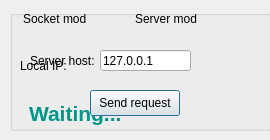
<?xml version="1.0" encoding="UTF-8"?>
<ui version="4.0">
 <class>Begin</class>
 <widget class="QDialog" name="Begin">
  <property name="geometry">
   <rect>
    <x>0</x>
    <y>0</y>
    <width>270</width>
    <height>140</height>
   </rect>
  </property>
  <property name="minimumSize">
   <size>
    <width>270</width>
    <height>140</height>
   </size>
  </property>
  <property name="maximumSize">
   <size>
    <width>270</width>
    <height>140</height>
   </size>
  </property>
  <property name="windowTitle">
   <string>Start Game</string>
  </property>
  <widget class="QLineEdit" name="lineEdit">
   <property name="geometry">
    <rect>
     <x>100</x>
     <y>50</y>
     <width>91</width>
     <height>21</height>
    </rect>
   </property>
   <property name="text">
    <string>127.0.0.1</string>
   </property>
  </widget>
  <widget class="QLabel" name="ip">
   <property name="geometry">
    <rect>
     <x>30</x>
     <y>50</y>
     <width>71</width>
     <height>21</height>
    </rect>
   </property>
   <property name="text">
    <string>Server host:</string>
   </property>
   <property name="textFormat">
    <enum>Qt::AutoText</enum>
   </property>
  </widget>
  <widget class="SwitchControl" name="sw" native="true">
   <property name="geometry">
    <rect>
     <x>92</x>
     <y>11</y>
     <width>40</width>
     <height>16</height>
    </rect>
   </property>
  </widget>
  <widget class="QLabel" name="label_2">
   <property name="geometry">
    <rect>
     <x>135</x>
     <y>10</y>
     <width>81</width>
     <height>18</height>
    </rect>
   </property>
   <property name="text">
    <string>Server mod</string>
   </property>
  </widget>
  <widget class="QLabel" name="label_3">
   <property name="geometry">
    <rect>
     <x>23</x>
     <y>10</y>
     <width>71</width>
     <height>18</height>
    </rect>
   </property>
   <property name="text">
    <string>Socket mod</string>
   </property>
  </widget>
  <widget class="QGroupBox" name="for_server">
   <property name="geometry">
    <rect>
     <x>10</x>
     <y>10</y>
     <width>261</width>
     <height>121</height>
    </rect>
   </property>
   <property name="title">
    <string/>
   </property>
   <widget class="QLabel" name="waiting">
    <property name="enabled">
     <bool>true</bool>
    </property>
    <property name="geometry">
     <rect>
      <x>14</x>
      <y>68</y>
      <width>201</width>
      <height>71</height>
     </rect>
    </property>
    <property name="text">
     <string>&lt;html&gt;&lt;head/&gt;&lt;body&gt;&lt;p&gt;&lt;span style=&quot; font-size:16pt; font-weight:600; color:#009688;&quot;&gt;Waiting...&lt;/span&gt;&lt;/p&gt;&lt;/body&gt;&lt;/html&gt;</string>
    </property>
    <property name="indent">
     <number>5</number>
    </property>
   </widget>
   <widget class="QLabel" name="local_ip">
    <property name="geometry">
     <rect>
      <x>10</x>
      <y>30</y>
      <width>231</width>
      <height>51</height>
     </rect>
    </property>
    <property name="text">
     <string>Local IP:</string>
    </property>
   </widget>
  </widget>
  <widget class="QPushButton" name="send">
   <property name="geometry">
    <rect>
     <x>90</x>
     <y>90</y>
     <width>90</width>
     <height>26</height>
    </rect>
   </property>
   <property name="text">
    <string>Send request</string>
   </property>
  </widget>
  <zorder>for_server</zorder>
  <zorder>lineEdit</zorder>
  <zorder>ip</zorder>
  <zorder>label_2</zorder>
  <zorder>label_3</zorder>
  <zorder>sw</zorder>
  <zorder>send</zorder>
 </widget>
 <customwidgets>
  <customwidget>
   <class>SwitchControl</class>
   <extends>QWidget</extends>
   <header location="global">switchcontrol.h</header>
   <container>1</container>
   <slots>
    <signal>toggled(bool)</signal>
   </slots>
  </customwidget>
 </customwidgets>
 <resources/>
 <connections/>
</ui>
